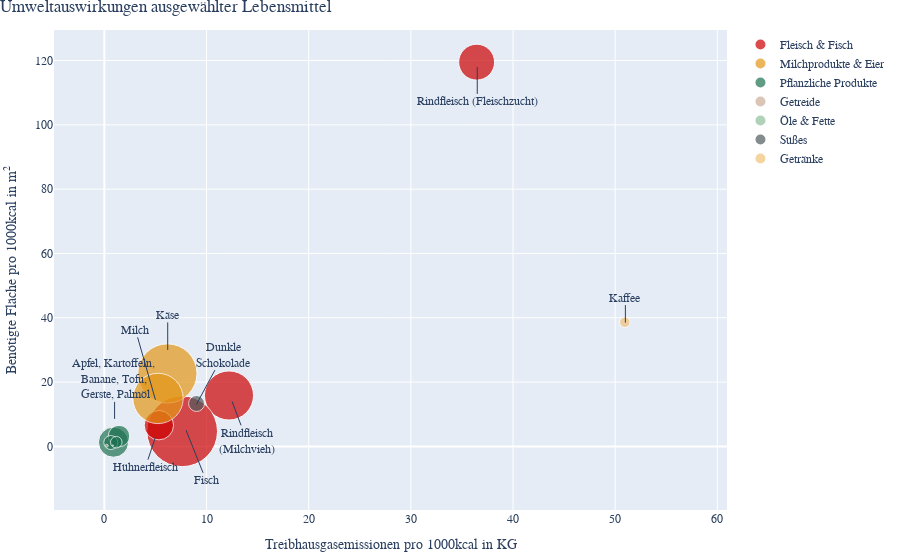

Source (notebook cell):
### Code cell
#figure
# Create Scatterplot
fig_2_1=px.scatter(df_impact_single_sub1, x="ghg", y="land",
                    size="freshwater", color="category", 
                    #Define colors and order of legend
                    color_discrete_map={
                    "Pflanzliche Produkte": colors[0],
                    "Fleisch & Fisch": colors[2],
                    "Milchprodukte & Eier": colors[1],
                    "Süßes": colors[4],
                    "Getreide": colors[8],
                    "Getränke": colors[6],
                    "Öle & Fette": colors[5]},
                    category_orders={"category": ["Fleisch & Fisch", "Milchprodukte & Eier", "Pflanzliche Produkte", "Getreide", "Öle & Fette", "Süßes", 'Getränke']},
                    
                    text="Entity",
                    size_max=50, 
                    #In order to avoid jumping, the range is set to min/max of both axis
                    range_y =[df_impact_single['land'].min()-20, df_impact_single['land'].max()+10], range_x=[df_impact_single['ghg'].min()-5, df_impact_single['ghg'].max()+10]
                    )
#Update Styling Scatterplot

#Axis labels
fig_2_1.update_layout(
            xaxis = {"title": "Treibhausgasemissionen pro 1000kcal in KG"},
            yaxis={'title':'Benötigte Fläche pro 1000kcal in m<sup>2</sup>'},
            font_family=font,
            legend_title_text=None,
            title={'text':"Umweltauswirkungen ausgewählter Lebensmittel",'font_family':'Montserrat-Regular, Raleway, sans-serif','x':0, 'y':1},
            margin=dict(t=30, b=10, l=10, r=10)
            )

#Disable Hover labels
fig_2_1.update_traces(mode='markers', hovertemplate=None, hoverinfo='skip')


#Add annotations
fig_2_1.add_annotation(x=1, y=7,
            text="Apfel, Kartoffeln, <br>Banane, Tofu, <br>Gerste, Palmöl",
            showarrow=True,
            ax=0,ay=-40,
            yshift=5)
fig_2_1.add_annotation(x=6.2, y=30,
            text="Käse",
            showarrow=True,
            ax=0, ay=-35,
            xshift=0)
fig_2_1.add_annotation(x=5, y=14.5,
            text="Milch",
            showarrow=True,
            ax=-20, ay=-70,
            xshift=0)
fig_2_1.add_annotation(x=5, y=6,
            text="Hühnerfleisch",
            showarrow=True,
            ax=-10,ay=30,
            xshift=0, yshift=-10)
fig_2_1.add_annotation(x=8, y=5,
            text="Fisch",
            showarrow=True,
            ax=20,ay=50,
            xshift=0)
fig_2_1.add_annotation(x=12.5, y=14,
            text="Rindfleisch<br>(Milchvieh)",
            showarrow=True,
            ax=15,ay=40,
            xshift=0)
fig_2_1.add_annotation(x=9, y=13,
            text="Dunkle<br>Schokolade",
            showarrow=True,
            ax=27,ay=-50)
fig_2_1.add_annotation(x=36.5, y=118,
            text="Rindfleisch (Fleischzucht)",
            showarrow=True,
            ax=0,ay=35,
            xshift=0)
fig_2_1.add_annotation(x=51, y=38.5,
            text="Kaffee",
            showarrow=True,
            ax=0,ay=-25)

### Figure 1 — Plotly figure (JSON) as saved in the notebook; plotly's stock layout.template omitted (floating-point values rounded to 4 significant figures)
{"data": [{"hoverinfo": "skip", "legendgroup": "Fleisch & Fisch", "marker": {"color": "#CC0000", "size": [531.6, 994.2, 2062.0, 356.8], "sizemode": "area", "sizeref": 0.8249, "symbol": "circle"}, "mode": "markers", "name": "Fleisch & Fisch", "orientation": "v", "showlegend": true, "text": ["Rindfleisch (Fleischzucht)", "Rindfleisch (Milchvieh)", "Fisch", "Hühnerfleisch"], "type": "scatter", "x": [36.44, 12.2, 7.615, 5.335], "xaxis": "x", "y": [119.5, 15.84, 4.698, 6.605], "yaxis": "y"}, {"hoverinfo": "skip", "legendgroup": "Milchprodukte & Eier", "marker": {"color": "#E39617", "size": [1448.0, 1047], "sizemode": "area", "sizeref": 0.8249, "symbol": "circle"}, "mode": "markers", "name": "Milchprodukte & Eier", "orientation": "v", "showlegend": true, "text": ["Käse", "Milch"], "type": "scatter", "x": [6.171, 5.25], "xaxis": "x", "y": [22.68, 14.92], "yaxis": "y"}, {"hoverinfo": "skip", "legendgroup": "Pflanzliche Produkte", "marker": {"color": "#1D7151", "size": [375.2, 190.8, 80.74, 54.83], "sizemode": "area", "sizeref": 0.8249, "symbol": "circle"}, "mode": "markers", "name": "Pflanzliche Produkte", "orientation": "v", "showlegend": true, "text": ["Apfel", "Banane", "Kartoffeln", "Tofu"], "type": "scatter", "x": [0.8958, 1.433, 0.6284, 1.166], "xaxis": "x", "y": [1.312, 3.217, 1.202, 1.299], "yaxis": "y"}, {"hoverinfo": "skip", "legendgroup": "Getreide", "marker": {"color": "#CCAD99", "size": [3.42], "sizemode": "area", "sizeref": 0.8249, "symbol": "circle"}, "mode": "markers", "name": "Getreide", "orientation": "v", "showlegend": true, "text": ["Gerste"], "type": "scatter", "x": [0.236], "xaxis": "x", "y": [0.222], "yaxis": "y"}, {"hoverinfo": "skip", "legendgroup": "Öle & Fette", "marker": {"color": "#8FBF99", "size": [0.724], "sizemode": "area", "sizeref": 0.8249, "symbol": "circle"}, "mode": "markers", "name": "Öle & Fette", "orientation": "v", "showlegend": true, "text": ["Palmöl"], "type": "scatter", "x": [0.8281], "xaxis": "x", "y": [0.2738], "yaxis": "y"}, {"hoverinfo": "skip", "legendgroup": "Süßes", "marker": {"color": "#505C5D", "size": [104.6], "sizemode": "area", "sizeref": 0.8249, "symbol": "circle"}, "mode": "markers", "name": "Süßes", "orientation": "v", "showlegend": true, "text": ["Dunkle Schokolade"], "type": "scatter", "x": [9.023], "xaxis": "x", "y": [13.34], "yaxis": "y"}, {"hoverinfo": "skip", "legendgroup": "Getränke", "marker": {"color": "#F2C279", "size": [46.25], "sizemode": "area", "sizeref": 0.8249, "symbol": "circle"}, "mode": "markers", "name": "Getränke", "orientation": "v", "showlegend": true, "text": ["Kaffee"], "type": "scatter", "x": [50.95], "xaxis": "x", "y": [38.61], "yaxis": "y"}], "layout": {"annotations": [{"ax": 0, "ay": -40, "showarrow": true, "text": "Apfel, Kartoffeln, <br>Banane, Tofu, <br>Gerste, Palmöl", "x": 1, "y": 7, "yshift": 5}, {"ax": 0, "ay": -35, "showarrow": true, "text": "Käse", "x": 6.2, "xshift": 0, "y": 30}, {"ax": -20, "ay": -70, "showarrow": true, "text": "Milch", "x": 5, "xshift": 0, "y": 14.5}, {"ax": -10, "ay": 30, "showarrow": true, "text": "Hühnerfleisch", "x": 5, "xshift": 0, "y": 6, "yshift": -10}, {"ax": 20, "ay": 50, "showarrow": true, "text": "Fisch", "x": 8, "xshift": 0, "y": 5}, {"ax": 15, "ay": 40, "showarrow": true, "text": "Rindfleisch<br>(Milchvieh)", "x": 12.5, "xshift": 0, "y": 14}, {"ax": 27, "ay": -50, "showarrow": true, "text": "Dunkle<br>Schokolade", "x": 9, "y": 13}, {"ax": 0, "ay": 35, "showarrow": true, "text": "Rindfleisch (Fleischzucht)", "x": 36.5, "xshift": 0, "y": 118}, {"ax": 0, "ay": -25, "showarrow": true, "text": "Kaffee", "x": 51, "y": 38.5}], "font": {"family": "Roboto-light, Gravitas One, Raleway, Arial, sans-serif"}, "legend": {"itemsizing": "constant", "title": {}, "tracegroupgap": 0}, "margin": {"b": 10, "l": 10, "r": 10, "t": 30}, "title": {"font": {"family": "Montserrat-Regular, Raleway, sans-serif"}, "text": "Umweltauswirkungen ausgewählter Lebensmittel", "x": 0, "y": 1}, "xaxis": {"anchor": "y", "domain": [0, 1], "range": [-4.93, 60.95], "title": {"text": "Treibhausgasemissionen pro 1000kcal in KG"}}, "yaxis": {"anchor": "x", "domain": [0, 1], "range": [-19.78, 129.5], "title": {"text": "Benötigte Fläche pro 1000kcal in m<sup>2</sup>"}}}}
